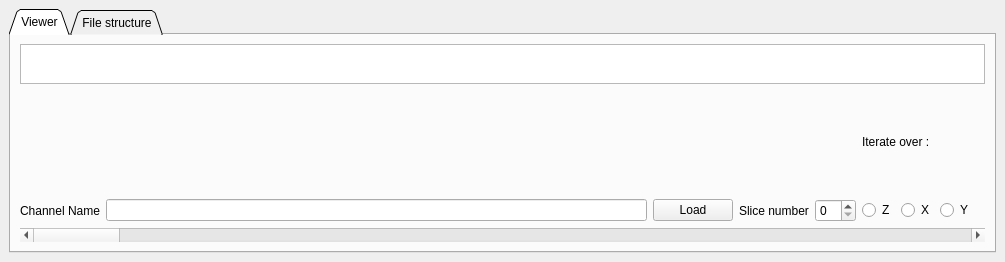
<?xml version="1.0" encoding="UTF-8"?>
<ui version="4.0">
 <class>MainWindow</class>
 <widget class="QMainWindow" name="MainWindow">
  <property name="geometry">
   <rect>
    <x>0</x>
    <y>0</y>
    <width>1005</width>
    <height>262</height>
   </rect>
  </property>
  <property name="acceptDrops">
   <bool>true</bool>
  </property>
  <property name="windowTitle">
   <string>MainWindow</string>
  </property>
  <widget class="QWidget" name="centralwidget">
   <property name="enabled">
    <bool>true</bool>
   </property>
   <layout class="QHBoxLayout" name="horizontalLayout">
    <item>
     <widget class="QTabWidget" name="tabWidget">
      <property name="enabled">
       <bool>true</bool>
      </property>
      <property name="tabShape">
       <enum>QTabWidget::Triangular</enum>
      </property>
      <property name="currentIndex">
       <number>0</number>
      </property>
      <widget class="QWidget" name="tab">
       <attribute name="title">
        <string>Viewer</string>
       </attribute>
       <layout class="QVBoxLayout" name="verticalLayout">
        <item>
         <layout class="QGridLayout" name="gridLayout" rowstretch="4,0,0,0">
          <property name="sizeConstraint">
           <enum>QLayout::SetDefaultConstraint</enum>
          </property>
          <property name="leftMargin">
           <number>0</number>
          </property>
          <item row="2" column="6" colspan="2">
           <widget class="QRadioButton" name="radioButton_X">
            <property name="text">
             <string>X</string>
            </property>
           </widget>
          </item>
          <item row="3" column="0" colspan="11">
           <widget class="QScrollBar" name="horizontalScrollBar_slice">
            <property name="orientation">
             <enum>Qt::Horizontal</enum>
            </property>
           </widget>
          </item>
          <item row="2" column="4">
           <widget class="QSpinBox" name="spinBox_slice"/>
          </item>
          <item row="2" column="5">
           <widget class="QRadioButton" name="radioButton_Z">
            <property name="text">
             <string>Z</string>
            </property>
           </widget>
          </item>
          <item row="1" column="5" colspan="4">
           <widget class="QLabel" name="label_2">
            <property name="text">
             <string>Iterate over :</string>
            </property>
           </widget>
          </item>
          <item row="0" column="0" colspan="11">
           <widget class="QTextBrowser" name="Sample">
            <property name="sizePolicy">
             <sizepolicy hsizetype="Expanding" vsizetype="Fixed">
              <horstretch>0</horstretch>
              <verstretch>0</verstretch>
             </sizepolicy>
            </property>
            <property name="maximumSize">
             <size>
              <width>16777215</width>
              <height>40</height>
             </size>
            </property>
           </widget>
          </item>
          <item row="2" column="2">
           <widget class="QPushButton" name="Load">
            <property name="text">
             <string>Load</string>
            </property>
           </widget>
          </item>
          <item row="2" column="8">
           <widget class="QRadioButton" name="radioButton_Y">
            <property name="text">
             <string>Y</string>
            </property>
           </widget>
          </item>
          <item row="2" column="0">
           <widget class="QLabel" name="channel_name">
            <property name="text">
             <string>Channel Name</string>
            </property>
           </widget>
          </item>
          <item row="2" column="3">
           <widget class="QLabel" name="label">
            <property name="text">
             <string>Slice number</string>
            </property>
           </widget>
          </item>
          <item row="2" column="1">
           <widget class="QLineEdit" name="Qchannel_name"/>
          </item>
         </layout>
        </item>
       </layout>
      </widget>
      <widget class="QWidget" name="Filestructure">
       <attribute name="title">
        <string>File structure</string>
       </attribute>
       <layout class="QVBoxLayout" name="verticalLayout_2">
        <item>
         <widget class="QTreeWidget" name="treeWidget">
          <column>
           <property name="text">
            <string>Object</string>
           </property>
          </column>
          <column>
           <property name="text">
            <string>Dataset size</string>
           </property>
          </column>
         </widget>
        </item>
       </layout>
      </widget>
     </widget>
    </item>
   </layout>
  </widget>
  <widget class="QMenuBar" name="menuBar">
   <property name="geometry">
    <rect>
     <x>0</x>
     <y>0</y>
     <width>1005</width>
     <height>23</height>
    </rect>
   </property>
  </widget>
 </widget>
 <resources/>
 <connections>
  <connection>
   <sender>spinBox_slice</sender>
   <signal>valueChanged(int)</signal>
   <receiver>horizontalScrollBar_slice</receiver>
   <slot>setValue(int)</slot>
   <hints>
    <hint type="sourcelabel">
     <x>721</x>
     <y>151</y>
    </hint>
    <hint type="destinationlabel">
     <x>691</x>
     <y>185</y>
    </hint>
   </hints>
  </connection>
  <connection>
   <sender>horizontalScrollBar_slice</sender>
   <signal>valueChanged(int)</signal>
   <receiver>spinBox_slice</receiver>
   <slot>setValue(int)</slot>
   <hints>
    <hint type="sourcelabel">
     <x>654</x>
     <y>187</y>
    </hint>
    <hint type="destinationlabel">
     <x>710</x>
     <y>145</y>
    </hint>
   </hints>
  </connection>
 </connections>
</ui>
